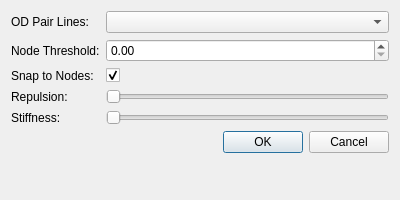
<?xml version="1.0" encoding="UTF-8"?>
<ui version="4.0">
 <class>FlowMapArrowCurverDialogBase</class>
 <widget class="QDialog" name="FlowMapArrowCurverDialogBase">
  <property name="geometry">
   <rect>
    <x>0</x>
    <y>0</y>
    <width>400</width>
    <height>200</height>
   </rect>
  </property>
  <property name="windowTitle">
   <string>Flow Map Curved Arrow Calculator</string>
  </property>
  <layout class="QFormLayout" name="formLayout">
   <property name="fieldGrowthPolicy">
    <enum>QFormLayout::AllNonFixedFieldsGrow</enum>
   </property>
   <item row="0" column="0">
    <widget class="QLabel" name="odPairLinesLabel">
     <property name="text">
      <string>&lt;html&gt;&lt;head/&gt;&lt;body&gt;&lt;p&gt;OD Pair Lines:&lt;/p&gt;&lt;/body&gt;&lt;/html&gt;</string>
     </property>
    </widget>
   </item>
   <item row="0" column="1">
    <widget class="QComboBox" name="lineLayerChooser">
     <property name="toolTip">
      <string>The layer containing the lines between OD pairs.</string>
     </property>
    </widget>
   </item>
   <item row="1" column="0">
    <widget class="QLabel" name="nodeThresholdLabel">
     <property name="text">
      <string>Node Threshold:</string>
     </property>
    </widget>
   </item>
   <item row="1" column="1">
    <widget class="QDoubleSpinBox" name="nodeThresholdBox">
     <property name="toolTip">
      <string>Threshold distance for considering two nodes the same.</string>
     </property>
     <property name="maximum">
      <double>1000.000000000000000</double>
     </property>
     <property name="value">
      <double>0.000000000000000</double>
     </property>
    </widget>
   </item>
   <item row="3" column="0">
    <widget class="QLabel" name="repulsionLabel">
     <property name="text">
      <string>Repulsion:</string>
     </property>
    </widget>
   </item>
   <item row="3" column="1">
    <widget class="QSlider" name="repulsionSlider">
     <property name="toolTip">
      <string>The force with which nodes repel the arc control points.</string>
     </property>
     <property name="orientation">
      <enum>Qt::Horizontal</enum>
     </property>
    </widget>
   </item>
   <item row="4" column="0">
    <widget class="QLabel" name="stiffnessLabel">
     <property name="text">
      <string>Stiffness:</string>
     </property>
    </widget>
   </item>
   <item row="4" column="1">
    <widget class="QSlider" name="stiffnessSlider">
     <property name="toolTip">
      <string>The force with which arc control points are attracted back to the straight-line midpoint.</string>
     </property>
     <property name="orientation">
      <enum>Qt::Horizontal</enum>
     </property>
    </widget>
   </item>
   <item row="5" column="1">
    <widget class="QDialogButtonBox" name="button_box">
     <property name="orientation">
      <enum>Qt::Horizontal</enum>
     </property>
     <property name="standardButtons">
      <set>QDialogButtonBox::Cancel|QDialogButtonBox::Ok</set>
     </property>
    </widget>
   </item>
   <item row="2" column="0">
    <widget class="QLabel" name="snapNodesLabel">
     <property name="text">
      <string>Snap to Nodes:</string>
     </property>
    </widget>
   </item>
   <item row="2" column="1">
    <widget class="QCheckBox" name="snapNodesBox">
     <property name="toolTip">
      <string>Whether or not to snap lines to the calculated nodes.</string>
     </property>
     <property name="text">
      <string/>
     </property>
     <property name="checked">
      <bool>true</bool>
     </property>
    </widget>
   </item>
  </layout>
 </widget>
 <resources/>
 <connections>
  <connection>
   <sender>button_box</sender>
   <signal>accepted()</signal>
   <receiver>FlowMapArrowCurverDialogBase</receiver>
   <slot>accept()</slot>
   <hints>
    <hint type="sourcelabel">
     <x>20</x>
     <y>20</y>
    </hint>
    <hint type="destinationlabel">
     <x>20</x>
     <y>20</y>
    </hint>
   </hints>
  </connection>
  <connection>
   <sender>button_box</sender>
   <signal>rejected()</signal>
   <receiver>FlowMapArrowCurverDialogBase</receiver>
   <slot>reject()</slot>
   <hints>
    <hint type="sourcelabel">
     <x>20</x>
     <y>20</y>
    </hint>
    <hint type="destinationlabel">
     <x>20</x>
     <y>20</y>
    </hint>
   </hints>
  </connection>
 </connections>
</ui>
